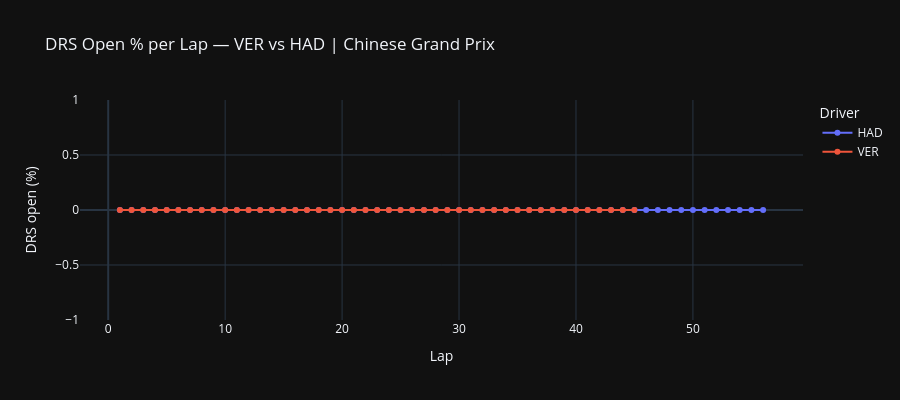

Notebook code cell kept with this figure:
### Code cell
# ── 4.2 DRS usage by lap — how many laps did each driver have DRS open ────────
# Aggregated query — avoids loading full telemetry into pandas
drs_by_lap = con.execute(f"""
    SELECT
        abbreviation,
        lap_number,
        SUM(CASE WHEN drs >= 8 THEN 1 ELSE 0 END)        AS samples_drs_open,
        COUNT(*)                                           AS total_samples,
        ROUND(
            100.0 * SUM(CASE WHEN drs >= 8 THEN 1 ELSE 0 END) / COUNT(*),
            1
        )                                                  AS drs_open_pct
    FROM staging.stg_fastf1_telemetry
    WHERE season      = {SEASON}
      AND round       = {ROUND}
      AND abbreviation IN ('{DRIVER_A}', '{DRIVER_B}')
    GROUP BY abbreviation, lap_number
    ORDER BY abbreviation, lap_number
""").df()

fig = px.line(
    drs_by_lap,
    x="lap_number",
    y="drs_open_pct",
    color="abbreviation",
    title=f"DRS Open % per Lap — {DRIVER_A} vs {DRIVER_B} | {round_name}",
    labels={
        "lap_number": "Lap",
        "drs_open_pct": "DRS open (%)",
        "abbreviation": "Driver",
    },
    template=PLOTLY_TEMPLATE,
    markers=True,
)
fig.update_layout(height=400)
fig.show()

### Figure 1 — Plotly figure (JSON) as saved in the notebook; plotly's stock layout.template omitted (floating-point values rounded to 4 significant figures)
{"data": [{"hovertemplate": "Driver=HAD<br>Lap=%{x}<br>DRS open (%)=%{y}<extra></extra>", "legendgroup": "HAD", "line": {"color": "#636efa", "dash": "solid"}, "marker": {"symbol": "circle"}, "mode": "lines+markers", "name": "HAD", "orientation": "v", "showlegend": true, "type": "scatter", "x": [1, 2, 3, 4, 5, 6, 7, 8, 9, 10, 11, 12, 13, 14, 15, 16, 17, 18, 19, 20, 21, 22, 23, 24, 25, 26, 27, 28, 29, 30, 31, 32, 33, 34, 35, 36, 37, 38, 39, 40, 41, 42, 43, 44, 45, 46, 47, 48, 49, 50, 51, 52, 53, 54, 55, 56], "xaxis": "x", "y": [0.0, 0.0, 0.0, 0.0, 0.0, 0.0, 0.0, 0.0, 0.0, 0.0, 0.0, 0.0, 0.0, 0.0, 0.0, 0.0, 0.0, 0.0, 0.0, 0.0, 0.0, 0.0, 0.0, 0.0, 0.0, 0.0, 0.0, 0.0, 0.0, 0.0, 0.0, 0.0, 0.0, 0.0, 0.0, 0.0, 0.0, 0.0, 0.0, 0.0, 0.0, 0.0, 0.0, 0.0, 0.0, 0.0, 0.0, 0.0, 0.0, 0.0, 0.0, 0.0, 0.0, 0.0, 0.0, 0.0], "yaxis": "y"}, {"hovertemplate": "Driver=VER<br>Lap=%{x}<br>DRS open (%)=%{y}<extra></extra>", "legendgroup": "VER", "line": {"color": "#EF553B", "dash": "solid"}, "marker": {"symbol": "circle"}, "mode": "lines+markers", "name": "VER", "orientation": "v", "showlegend": true, "type": "scatter", "x": [1, 2, 3, 4, 5, 6, 7, 8, 9, 10, 11, 12, 13, 14, 15, 16, 17, 18, 19, 20, 21, 22, 23, 24, 25, 26, 27, 28, 29, 30, 31, 32, 33, 34, 35, 36, 37, 38, 39, 40, 41, 42, 43, 44, 45], "xaxis": "x", "y": [0.0, 0.0, 0.0, 0.0, 0.0, 0.0, 0.0, 0.0, 0.0, 0.0, 0.0, 0.0, 0.0, 0.0, 0.0, 0.0, 0.0, 0.0, 0.0, 0.0, 0.0, 0.0, 0.0, 0.0, 0.0, 0.0, 0.0, 0.0, 0.0, 0.0, 0.0, 0.0, 0.0, 0.0, 0.0, 0.0, 0.0, 0.0, 0.0, 0.0, 0.0, 0.0, 0.0, 0.0, 0.0], "yaxis": "y"}], "layout": {"height": 400, "legend": {"title": {"text": "Driver"}, "tracegroupgap": 0}, "title": {"text": "DRS Open % per Lap — VER vs HAD | Chinese Grand Prix"}, "xaxis": {"anchor": "y", "domain": [0, 1], "title": {"text": "Lap"}}, "yaxis": {"anchor": "x", "domain": [0, 1], "title": {"text": "DRS open (%)"}}}}
